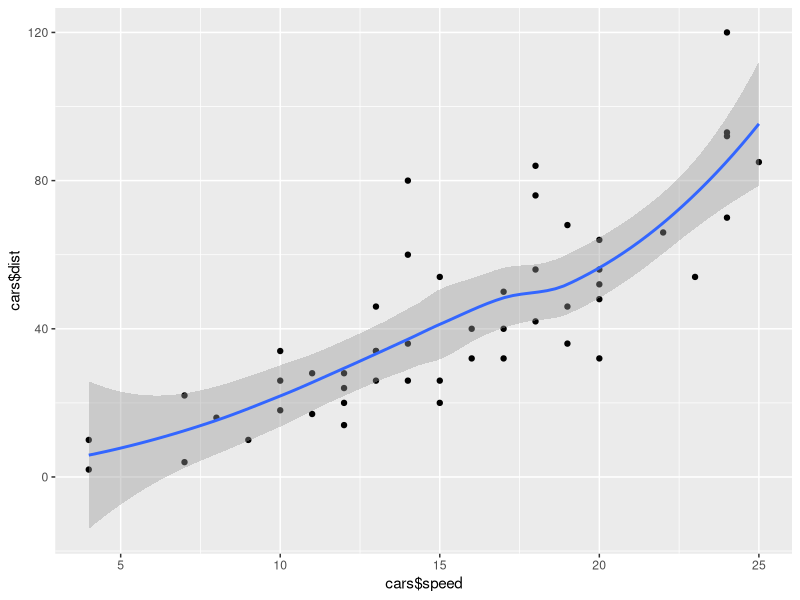
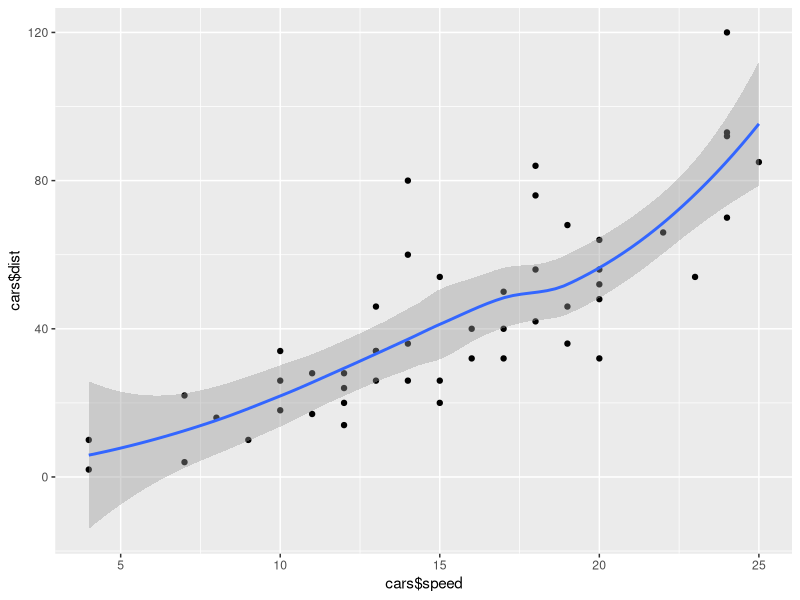

These charts were generated, in order, by the following R code: (Note: this script raises an error after producing the figures.)
test_rotate <- function(){
  plot(-1:1, -1:1, type = "n", xlab = "Re", ylab = "Im")
  K <- 16; text(exp(1i * 2 * pi * (1:K) / K), col = 2, srt = 30)
}

test_circle <- function(){
  N <- nrow(trees)
  with(trees, {
    ## Girth is diameter in inches
    symbols(Height, Volume, circles = Girth/24, inches = FALSE, bg = "blue",
            main = "Trees' Girth") # xlab and ylab automatically
    ## Colours too:
    op <- palette(rainbow(N, end = 0.9))
    symbols(Height, Volume, circles = Girth/16, inches = FALSE, bg = 1:N,
            fg = "gray30", main = "symbols(*, circles = Girth/16, bg = 1:N)")
    palette(op)
  })
}

test_rect <- function(){
  op <- par(bg = "thistle")
  plot(c(100, 250), c(300, 450), type = "n", xlab = "", ylab = "",
       main = "2 x 11 rectangles; 'rect(100+i,300+i,  150+i,380+i)'")
  i <- 4*(0:10)
  ## draw rectangles with bottom left (100, 300)+i
  ## and top right (150, 380)+i
  rect(100+i, 300+i, 150+i, 380+i, col = rainbow(11, start = 0.7, end = 0.1))
  rect(240-i, 320+i, 250-i, 410+i, col = heat.colors(11), lwd = i/5)
}

test_path <- function(){dev
  plotPath <- function(x, y, col = "grey", rule = "winding") {
    plot.new()
    plot.window(range(x, na.rm = TRUE), range(y, na.rm = TRUE))
    polypath(x, y, col = col, rule = rule)
    if (!is.na(col))
      mtext(paste("Rule:", rule), side = 1, line = 0)
  }

  plotRules <- function(x, y, title) {
    plotPath(x, y)
    plotPath(x, y, rule = "evenodd")
    mtext(title, side = 3, line = 0)
    plotPath(x, y, col = NA)
  }

  op <- par(mfrow = c(5, 3), mar = c(2, 1, 1, 1))

  plotRules(c(.1, .1, .9, .9, NA, .2, .2, .8, .8),
            c(.1, .9, .9, .1, NA, .2, .8, .8, .2),
            "Nested rectangles, both clockwise")
}

test_ggplot <- function(){
  print(ggplot2::qplot(cars$speed, cars$dist, geom = c("point", "smooth")))
}

test_ggplot2 <- function(){
  ggplot(diamonds, aes(cut, price)) +
    geom_boxplot() +
    coord_flip()
}

unlink("*.png")

png("cairo_small.png", width = 800, height = 600)
par(cex = 96/72)
test_ggplot()
dev.off()

png("cairo_large.png", width = 1600, height = 1200, res = 144)
par(cex = 96/72)
test_ggplot()
dev.off()

dev <- magick::image_graph(800, 600, bg = 'white')
test_ggplot()
dev.off()
image_write(dev, "magick_small.png", format = 'png')

dev <- magick::image_graph(1600, 1200, bg = 'white', res = 144)
test_ggplot()
dev.off()
image_write(dev, "magick_large.png", format = 'png')

# Compare in rstudio
img <- image_graph(900, 600, bg = 'white', res = 96)
test_ggplot()
dev.off()
print(img)

# rstudio device
test_ggplot()

#par(cex = 2)
#test_ggplot()
#dev.off()
#print(utils::tail(dev, 1))
